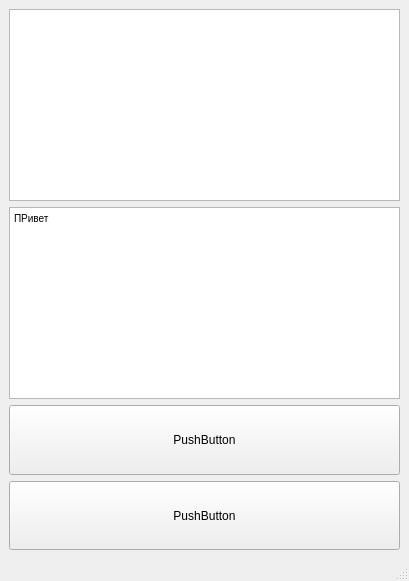
<?xml version="1.0" encoding="UTF-8"?>
<ui version="4.0">
 <class>MainWindow</class>
 <widget class="QMainWindow" name="MainWindow">
  <property name="geometry">
   <rect>
    <x>0</x>
    <y>0</y>
    <width>409</width>
    <height>581</height>
   </rect>
  </property>
  <property name="windowTitle">
   <string>MainWindow</string>
  </property>
  <property name="styleSheet">
   <string notr="true">#pushButton:hover{
	color: red;
	font: 10pt &quot;MS Shell Dlg 2&quot;;
}</string>
  </property>
  <widget class="QWidget" name="centralwidget">
   <layout class="QVBoxLayout" name="verticalLayout" stretch="0,0,1,1">
    <item>
     <widget class="QPlainTextEdit" name="plainTextEdit">
      <property name="readOnly">
       <bool>true</bool>
      </property>
     </widget>
    </item>
    <item>
     <widget class="QTextBrowser" name="textBrowser">
      <property name="html">
       <string>&lt;!DOCTYPE HTML PUBLIC &quot;-//W3C//DTD HTML 4.0//EN&quot; &quot;http://www.w3.org/TR/REC-html40/strict.dtd&quot;&gt;
&lt;html&gt;&lt;head&gt;&lt;meta name=&quot;qrichtext&quot; content=&quot;1&quot; /&gt;&lt;style type=&quot;text/css&quot;&gt;
p, li { white-space: pre-wrap; }
&lt;/style&gt;&lt;/head&gt;&lt;body style=&quot; font-family:'MS Shell Dlg 2'; font-size:7.8pt; font-weight:400; font-style:normal;&quot;&gt;
&lt;p style=&quot; margin-top:12px; margin-bottom:12px; margin-left:0px; margin-right:0px; -qt-block-indent:0; text-indent:0px;&quot;&gt;ПРивет &lt;/p&gt;&lt;/body&gt;&lt;/html&gt;</string>
      </property>
     </widget>
    </item>
    <item>
     <widget class="QPushButton" name="pushButton_3">
      <property name="sizePolicy">
       <sizepolicy hsizetype="Minimum" vsizetype="Minimum">
        <horstretch>0</horstretch>
        <verstretch>0</verstretch>
       </sizepolicy>
      </property>
      <property name="text">
       <string>PushButton</string>
      </property>
     </widget>
    </item>
    <item>
     <widget class="QPushButton" name="pushButton_2">
      <property name="sizePolicy">
       <sizepolicy hsizetype="Minimum" vsizetype="Minimum">
        <horstretch>0</horstretch>
        <verstretch>0</verstretch>
       </sizepolicy>
      </property>
      <property name="text">
       <string>PushButton</string>
      </property>
     </widget>
    </item>
   </layout>
  </widget>
  <widget class="QMenuBar" name="menubar">
   <property name="geometry">
    <rect>
     <x>0</x>
     <y>0</y>
     <width>409</width>
     <height>26</height>
    </rect>
   </property>
  </widget>
  <widget class="QStatusBar" name="statusbar"/>
 </widget>
 <resources/>
 <connections/>
</ui>
